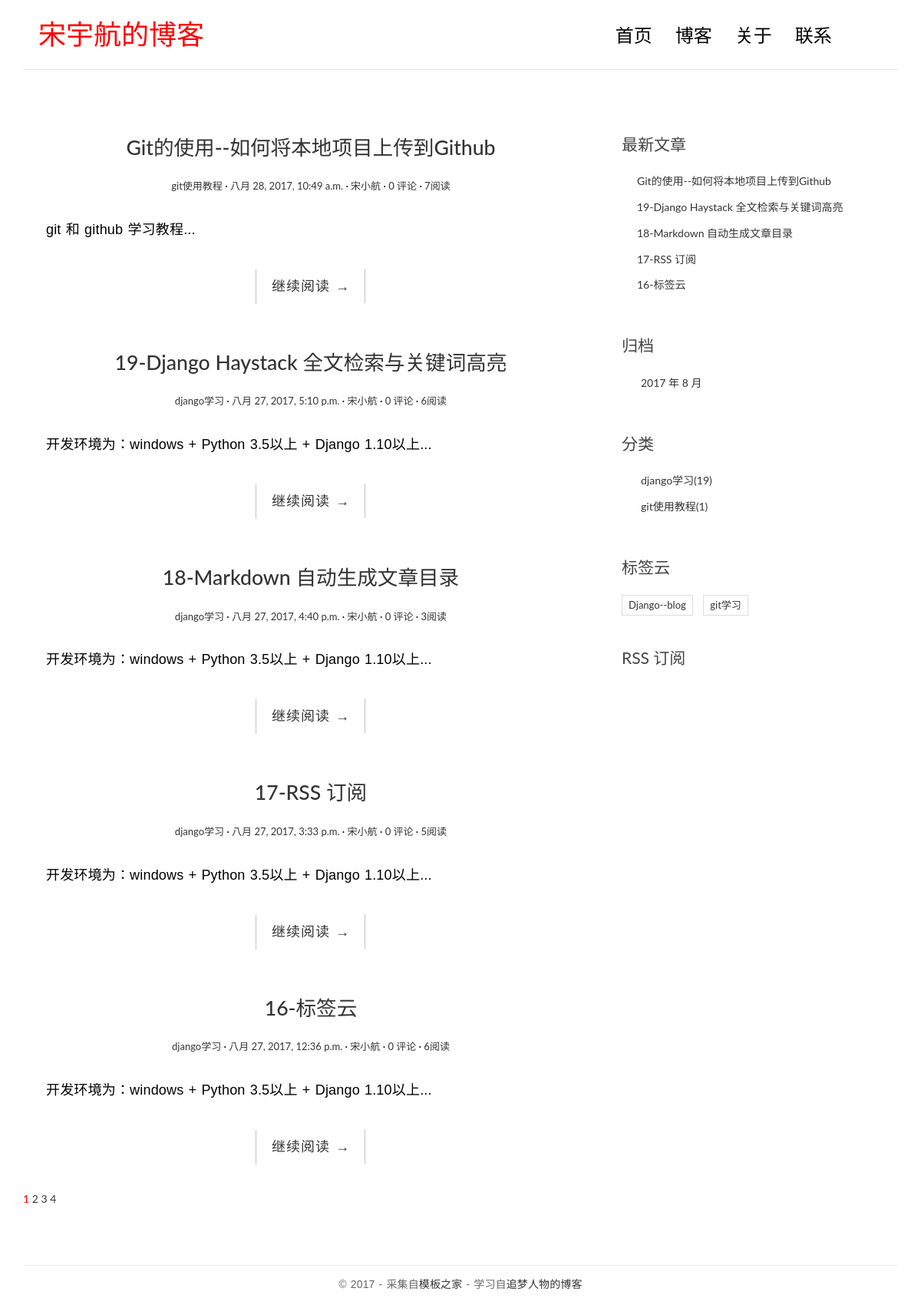
The page / on the database its author committed.
### blog/models.py (models this page shows, shortened)
class Post(models.Model):
    title = models.CharField(max_length=70)
    body = models.TextField()
    created_time = models.DateTimeField()
    modified_time = models.DateTimeField()
    excerpt = models.CharField(max_length=200, blank=True)
    category = models.ForeignKey(Category)
    tags = models.ManyToManyField(Tag, blank=True)
    author = models.ForeignKey(User)
    views = models.PositiveIntegerField(default=0)
    def get_absolute_url(self):
        return reverse('blog:detail', kwargs={'pk':self.pk})
    class Meta:
        ordering = ['-created_time', 'title']

class Category(models.Model):
    name = models.CharField(max_length=100)

class Tag(models.Model):
    name = models.CharField(max_length=100)

### blog/views.py (the view, shortened to what this page needs)
# urls.py: url(r'^$', views.IndexView.as_view(), name='index'),
class IndexView(ListView):
    model = Post
    template_name = 'blog/index.html'
    context_object_name = 'post_list'
    paginate_by = 5
    def get_context_data(self, **kwargs):
        context = super().get_context_data(**kwargs)
        '''
        父类生成的字典中已有 paginator、page_obj、is_paginated 这三个模板变量，
        paginator 是 Paginator 的一个实例，page_obj 是 Page 的一个实例，
        '''
        paginator = context.get('paginator')
        page = context.get('page_obj')
        is_paginated = context.get('is_paginated')
        pagination_data = self.pagination_data(paginator, page, is_paginated)
        context.update(pagination_data)
        return context
    def pagination_data(self, paginator, page, is_paginated):
        if not is_paginated:
            return {}
        left = []
        right = []
        left_has_more = False
        right_has_more = False
        first = False
        last = False
        page_number = page.number
        total_pages = paginator.num_pages
        page_range = paginator.page_range
        if page_number == 1:
            right = page_range[page_number:page_number + 2]
            '''
            如果最右边的页码号比最后一页的页码号减去 1 还要小，
            说明最右边的页码号和最后一页的页码号之间还有其它页码，因此需要显示省略号，通过 right_has_more 来指示。
            '''
            if right[-1] < total_pages - 1:
                right_has_more = True
            '''
            如果最右边的页码号比最后一页的页码号小，说明当前页右边的连续页码号中不包含最后一页的页码,
            所以需要显示最后一页的页码号，通过 last 来指示。
            '''
            if right[-1] < total_pages:
                last = True
        elif page_number == total_pages:
            left = page_range[(page_number - 3) if (page_number - 3) > 0 else 0:page_number - 1]
            if left[0] > 2:
                left_has_more = True
            if left_has_more > 1:
                first = True
        data = {
            'left':left,
            'right':right,
            'left_has_more': left_has_more,
            'right_has_more':right_has_more,
            'first':first,
            'last':last,
        }
        return data

### blog/templatetags/blog_tags.py (called while the page is built)
@register.simple_tag
def get_recent_posts(num=5):
    return Post.objects.all()[:num]

@register.simple_tag
def archives():
    return Post.objects.dates('created_time', 'month', order='DESC')

@register.simple_tag
def get_categories():
    return Category.objects.annotate(num_posts=Count('post')).filter(num_posts__gt=0)

@register.simple_tag
def get_tags():
    return Tag.objects.annotate(num_posts=Count('post')).filter(num_posts__gt=0)

### templates/blog/index.html (shortened to what this page needs)
{% extends 'base.html' %}
{% block main %}
    {% for post in post_list %}
        <article class="post post-{{ post.pk }}">
            <header class="entry-header">
                <h1 class="entry-title">
                    <a href="{{ post.get_absolute_url }}">{{ post.title }}</a>
                </h1>
                <div class="entry-meta">
                    <span class="post-category"><a href="{% url 'blog:category' post.category.pk %}">{{ post.category.name }}</a></span>
                    <span class="post-date"><a href="#"><time class="entry-date" datetime="{{ post.created_time }}">{{ post.created_time }}</time></a></span>
                    <span class="post-author"><a href="#">{{ post.author }}</a></span>
                    <span class="comments-link"><a href="{{ post.get_absolute_url }}#comment-area">{{ post.comment_set.count }} 评论</a></span>
                    <span class="views-count"><a href="{{ post.get_absolute_url }}">{{ post.views }}阅读</a> </span>
                </div>
            </header>
            <div class="entry-content clearfix">
                <p>{{ post.excerpt }}...</p>
                <div class="read-more cl-effect-14">
                    <a href="{{ post.get_absolute_url }}" class="more-link">继续阅读 <span class="meta-nav">→</span></a>
                </div>
            </div>
        </article>
    {% empty %}
        <div class="no-post">暂时还没有发布的文章！</div>
    {% endfor %}
    {% if is_paginated %}
        <div class="pagination">
            <a href="?page={{ page_obj.number }}" style="color:red">{{ page_obj.number }}</a>
            {% if right %}
                {% for i in right %}
                    <a href="?page={{ i }}">{{ i }}</a>
                {% endfor %}
            {% endif %}
            {% if last %}
                <a href="?page={{ paginator.num_pages }}">{{ paginator.num_pages }}</a>
            {% endif %}
        </div>
    {% endif %}
{% endblock main %}

### templates/base.html (shortened to what this page needs)
{% load staticfiles %}
{% load blog_tags %}
<!DOCTYPE html>
<html>
<head>
    <link rel="stylesheet" href="{% static 'blog/css/bootstrap.min.css' %}">
    <link rel="stylesheet" href="http://code.ionicframework.com/ionicons/2.0.1/css/ionicons.min.css">
    <link rel="stylesheet" href="{% static 'blog/css/pace.css' %}">
    <link rel="stylesheet" href="{% static 'blog/css/custom.css' %}">
    <link rel="stylesheet" href="{% static 'blog/css/highlights/github.css' %}">
</head>
<body>
<div class="container">
    <header id="site-header">
        <div class="row">
            <div class="col-md-4 col-sm-5 col-xs-8">
                <div class="logo">
                    <h1><a href="{% url 'blog:index' %}"><b><font color="#FF0000">宋宇航的博客</font></b></a></h1>
                </div>
            </div>
            <div class="col-md-8 col-sm-7 col-xs-4">
                <nav class="main-nav" role="navigation">
                    <div class="collapse navbar-collapse" id="bs-example-navbar-collapse-1">
                        <ul class="nav navbar-nav navbar-right">
                            <li class="cl-effect-11"><a href="{% url 'blog:index' %}" data-hover="首页">首页</a></li>
                            <li class="cl-effect-11"><a href="{% url 'blog:index' %}" data-hover="博客">博客</a></li>
                            <li class="cl-effect-11"><a href="{% url 'blog:about' %}" data-hover="关于">关于</a></li>
                            <li class="cl-effect-11"><a href="{% url 'blog:contact' %}" data-hover="联系" >联系</a></li>
                        </ul>
                    </div>
                </nav>
            </div>
        </div>
    </header>
</div>
<div class="content-body">
    <div class="container">
        <div class="row">
            <main class="col-md-8">
                {% block main %}
                {% endblock main %}
            </main>
            <aside class="col-md-4">
                <div class="widget widget-recent-posts">
                    <h3 class="widget-title">最新文章</h3>
                    {% get_recent_posts as recent_post_list %}
                    <ul>
                        {% for post in recent_post_list %}
                        <li>
                            <a href="{{ post.get_absolute_url }}">{{ post.title }}</a>
                        </li>
                        {% empty %}
                        暂无文章！
                        {% endfor %}
                    </ul>
                </div>
                <div class="widget widget-archives">
                    <h3 class="widget-title">归档</h3>
                    {% archives as date_list %}
                    <ul>
                        {% for date in date_list %}
                        <li>
                            <a href="{% url 'blog:archives' date.year date.month %}">
                                {{ date.year }} 年 {{ date.month }} 月</a>
                        </li>
                        {% empty %}
                        暂无归档！
                        {% endfor %}
                    </ul>
                </div>
                <div class="widget widget-category">
                    <h3 class="widget-title">分类</h3>
                    {% get_categories as category_list %}
                    <ul>
                        {% for category in category_list %}
                        <li>
                            <a href="{% url 'blog:category' category.pk %}">{{ category.name }}<span class="post-count">({{ category.num_posts }})</span></a>
                        </li>
                        {% empty %}
                        暂无分类！
                        {% endfor %}
                    </ul>
                </div>
                <div class="widget widget-tag-cloud">
                    <h3 class="widget-title">标签云</h3>
                    {% get_tags as tag_list %}
                    <ul>
                        {% for tag in tag_list %}
                            <li>
                                <a href="{% url 'blog:tag' tag.pk %}">{{ tag.name }}</a>
                            </li>
                        {% empty %}
                            暂无标签！
                        {% endfor %}
                    </ul>
                </div>
                <div class="rss">
                    <a href="{% url 'rss' %}"> RSS 订阅</a>
                </div>
            </aside>
        </div>
    </div>
</div>
<footer id="site-footer">
    <div class="container">
        <div class="row">
            <div class="col-md-12">
                <p class="copyright">&copy 2017 - 采集自<a href="http://www.cssmoban.com/"
                                                        target="_blank" title="模板之家">模板之家</a>
                    - 学习自<a href="http://zmrenwu.com/" title="网页模板" target="_blank">追梦人物的博客</a>
                </p>
            </div>
        </div>
    </div>
</footer>
</body>
</html>

### static/blog/css/custom.css (style rules this page uses)
* { outline: none; }
h1, h2, h3, h4, h5, h6 { margin-top: 0; }
b { font-weight: 400; }
a { color: #333; }
body { color: #444; font-family: 'Lato', sans-serif; }
p { font-family: 'Ubuntu', sans-serif; font-weight: 400; word-spacing: 1px; letter-spacing: 0.01em; }
#site-header { background-color: #FFF; padding: 25px 20px; margin-bottom: 40px; border-bottom: 1px solid #e7e7e7; }
.logo h1 a { color: #000; }
.logo h1 { margin: 0; font-family: 'Lato', sans-serif; font-weight: 300; }
.main-nav { margin-top: 11px; max-width: 95%; }
.main-nav a { color: #000000 !important; padding: 0 0 5px 0 !important; margin-right: 30px; font-family: 'Lato', sans-serif; font-weight: 300; font-size: 24px; }
.cl-effect-11 a { padding: 10px 0; color: #0972b4; text-shadow: none; }
.cl-effect-11 a::before { position: absolute; top: 0; left: 0; overflow: hidden; padding: 0 0 5px 0 !important; max-width: 0; border-bottom: 1px solid #000; color: #000; content: attr(data-hover); white-space: nowrap; -webkit-transition: max-width 0.5s; -moz-transition: max-width 0.5s; transition: max-width 0.5s; }
.content-body { padding-bottom: 4em; }
.post { background: #fff; padding: 30px 30px 0; }
.entry-title { text-align: center; font-size: 1.9em; margin-bottom: 20px; line-height: 1.6; padding: 10px 20px 0; }
.entry-meta { text-align: center; color: #DDDDDD; font-size: 13px; margin-bottom: 30px; }
.entry-content { font-size: 18px; line-height: 1.9; font-weight: 300; color: #000; }
.post-category::after, .post-date::after, .post-author::after, .comments-link::after { content: ' ·'; color: #000; }
.read-more { font-family: 'Ubuntu', sans-serif; font-weight: 400; word-spacing: 1px; letter-spacing: 0.01em; text-align: center; margin-top: 20px; }
.cl-effect-14 a { padding: 0 20px; height: 45px; line-height: 45px; position: relative; display: inline-block; margin: 15px 25px; letter-spacing: 1px; font-weight: 400; text-shadow: 0 0 1px rgba(255, 255, 255, 0.3); }
.cl-effect-14 a::before, .cl-effect-14 a::after { position: absolute; width: 45px; height: 1px; background: #C3C3C3; content: ''; -webkit-transition: all 0.3s; -moz-transition: all 0.3s; transition: all 0.3s; pointer-events: none; }
.cl-effect-14 a::before { top: 0; left: 0; -webkit-transform: rotate(90deg); -moz-transform: rotate(90deg); transform: rotate(90deg); -webkit-transform-origin: 0 0; -moz-transform-origin: 0 0; transform-origin: 0 0; }
.cl-effect-14 a::after { right: 0; bottom: 0; -webkit-transform: rotate(90deg); -moz-transform: rotate(90deg); transform: rotate(90deg); -webkit-transform-origin: 100% 0; -moz-transform-origin: 100% 0; transform-origin: 100% 0; }
.widget { background: #fff; padding: 30px 0 0; }
.widget-title { font-size: 1.5em; margin-bottom: 20px; line-height: 1.6; padding: 10px 0 0; font-weight: 400; }
.widget-recent-posts ul { padding: 0; margin: 0; padding-left: 20px; }
.widget-recent-posts ul li { list-style-type: none; position: relative; line-height: 170%; margin-bottom: 10px; }
.widget-recent-posts ul li::before { content: '\f3d3'; font-family: "Ionicons"; position: absolute; left: -17px; top: 3px; font-size: 16px; color: #000; }
.widget-archives ul { padding: 0; margin: 0; padding-left: 25px; }
.widget-archives ul li { list-style-type: none; position: relative; line-height: 170%; margin-bottom: 10px; }
.widget-archives ul li::before { content: '\f3f3'; font-family: "Ionicons"; position: absolute; left: -25px; top: 1px; font-size: 16px; color: #000; }
.widget-category ul { padding: 0; margin: 0; padding-left: 25px; }
.widget-category ul li { list-style-type: none; position: relative; line-height: 170%; margin-bottom: 10px; }
.widget-category ul li::before { content: '\f3fe'; font-family: "Ionicons"; position: absolute; left: -25px; top: 1px; font-size: 18px; color: #000; }
.widget-tag-cloud ul { padding: 0; margin: 0; margin-right: -10px; }
.widget-tag-cloud ul li { list-style-type: none; font-size: 13px; display: inline-block; margin-right: 10px; margin-bottom: 10px; padding: 3px 8px; border: 1px solid #ddd; }
.rss { font-size: 21px; margin-top: 30px; }
.rss a { color: #444; }
#site-footer { padding-top: 10px; padding: 0 0 1.5em 0; }
.copyright { text-align: center; padding-top: 1em; margin: 0; border-top: 1px solid #eee; color: #666; }

### rows shown on the page
Post: title "Git的使用--如何将本地项目上传到Github", category.name "git使用教程", created_time "八月 28, 2017, 10:49 a.m.", author "宋小航", comment_set.count "0", views "7", excerpt "git 和 github 学习教程"
Post: title "19-Django Haystack 全文检索与关键词高亮", category.name "django学习", created_time "八月 27, 2017, 5:10 p.m.", author "宋小航", comment_set.count "0", views "6", excerpt "开发环境为：windows + Python 3.5以上 + Django 1.10以上"
Post: title "18-Markdown 自动生成文章目录", category.name "django学习", created_time "八月 27, 2017, 4:40 p.m.", author "宋小航", comment_set.count "0", views "3", excerpt "开发环境为：windows + Python 3.5以上 + Django 1.10以上"
Post: title "17-RSS 订阅", category.name "django学习", created_time "八月 27, 2017, 3:33 p.m.", author "宋小航", comment_set.count "0", views "5", excerpt "开发环境为：windows + Python 3.5以上 + Django 1.10以上"
Post: title "16-标签云", category.name "django学习", created_time "八月 27, 2017, 12:36 p.m.", author "宋小航", comment_set.count "0", views "6", excerpt "开发环境为：windows + Python 3.5以上 + Django 1.10以上"
Category: name "django学习", num_posts "19"
Category: name "git使用教程", num_posts "1"
Tag: name "Django--blog"
Tag: name "git学习"

### other values the page prints
{{ page_obj.number }} "1"
{{ i }} "2" "3"
{{ paginator.num_pages }} "4"
{{ date.year }} "2017"
{{ date.month }} "8"
